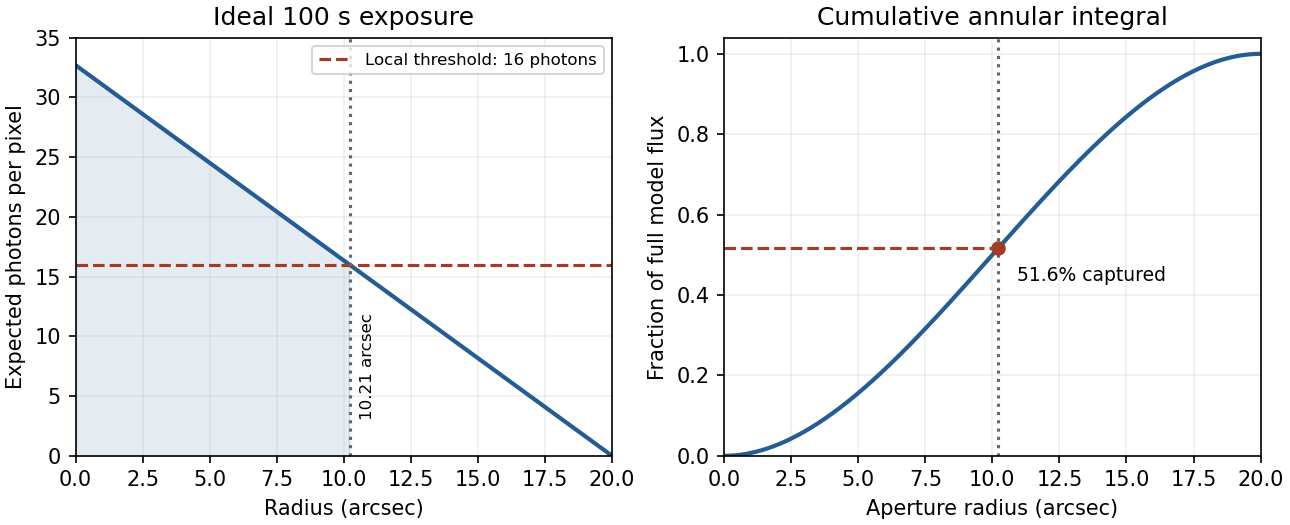

The Python source for this figure:
"""Original surface-brightness calculation; Python 3.14, numpy, matplotlib.

Write the PNG basename into the current working directory, as required by Make.
"""
import numpy as np
import matplotlib.pyplot as plt

h = 6.62607015e-34
frequency = 6e14
area = 1.0
exposure = 100.0
central_brightness = 1.3e-19
inverse_radius = 0.05
central_photons = area * exposure * central_brightness / (h * frequency)
boundary = (1.0 - 16.0 / central_photons) / inverse_radius
r = np.linspace(0.0, 1.0 / inverse_radius, 501)
n = central_photons * (1.0 - inverse_radius * r)
fraction = 3.0 * (inverse_radius * r) ** 2 - 2.0 * (inverse_radius * r) ** 3
captured = 3.0 * (inverse_radius * boundary) ** 2 - 2.0 * (inverse_radius * boundary) ** 3

fig, axes = plt.subplots(1, 2, figsize=(8.6, 3.5), layout='constrained')
fig.patch.set_facecolor('white')
ax = axes[0]
ax.plot(r, n, color='#245c94', linewidth=2)
ax.axhline(16.0, color='#a23d25', linestyle='--', label='Local threshold: 16 photons')
ax.axvline(boundary, color='0.4', linestyle=':')
ax.fill_between(r, 0, n, where=r <= boundary, color='#245c94', alpha=0.12)
ax.set(xlabel='Radius (arcsec)', ylabel='Expected photons per pixel', xlim=(0, 20), ylim=(0, 35), title='Ideal 100 s exposure')
ax.legend(loc='upper right', fontsize=8)
ax.text(boundary + 0.4, 3, f'{boundary:.2f} arcsec', fontsize=8, rotation=90, va='bottom')
ax = axes[1]
ax.plot(r, fraction, color='#245c94', linewidth=2)
ax.scatter([boundary], [captured], color='#a23d25', zorder=4)
ax.axvline(boundary, color='0.4', linestyle=':')
ax.hlines(captured, 0, boundary, color='#a23d25', linestyle='--')
ax.text(boundary + 0.7, captured - 0.08, f'{100 * captured:.1f}% captured', fontsize=9)
ax.set(xlabel='Aperture radius (arcsec)', ylabel='Fraction of full model flux', xlim=(0, 20), ylim=(0, 1.04), title='Cumulative annular integral')
for ax in axes:
    ax.grid(alpha=0.2)
fig.savefig('paper-1-isophotal-flux.png', dpi=150, facecolor='white')
plt.close(fig)
